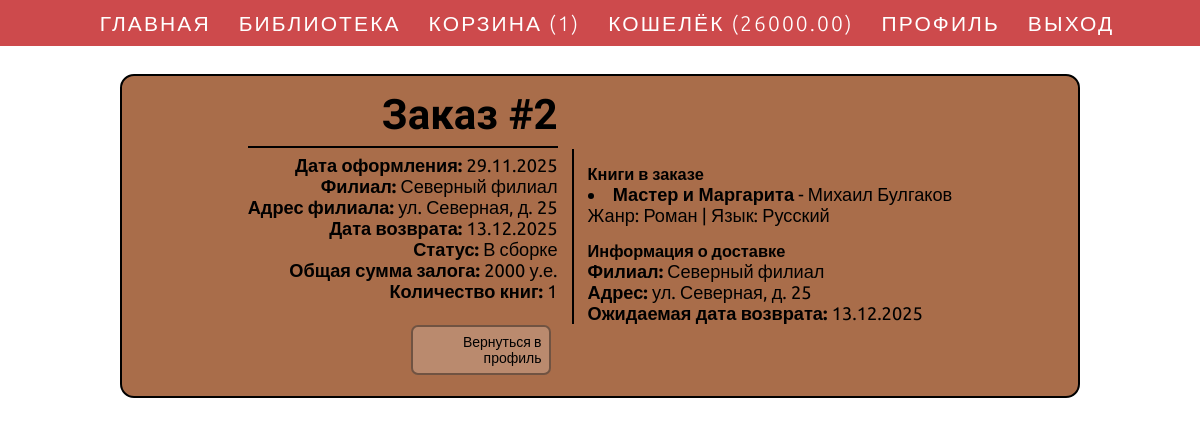
Page /order.html/2 (signed in) on the committed database.
### app.py (models this page shows)
class User(UserMixin, db.Model):
    id = db.Column(db.Integer, primary_key=True)
    last_name = db.Column(db.String(255), nullable=False) # Фамилия
    first_name = db.Column(db.String(255), nullable=False) # Имя
    patronymic = db.Column(db.String(255)) # Отчество
    email = db.Column(db.String(255), unique=True, nullable=False) # Почта
    phone = db.Column(db.String(20), nullable=False) # Телефон
    password_hash = db.Column(db.String(255), nullable=False) # Пароль (в хэш через wekzeug)
    deposit = db.Column(db.Numeric(10, 2), default=0.00) # Текущий баланс счета
    created_at = db.Column(db.DateTime, default=datetime.utcnow) # Времядата создания аккаунта
    tariff_id = db.Column(db.Integer, db.ForeignKey('tariff.id')) # Тариф, выбранный пользователем
    cart_items = db.relationship('CartItem', backref='user', lazy=True, cascade='all, delete-orphan')
    orders = db.relationship('Order', backref='user', lazy=True)
    deposit_transactions = db.relationship('DepositTransaction', backref='user', lazy=True)

class Order(db.Model):
    id = db.Column(db.Integer, primary_key=True)
    total_deposit = db.Column(db.Numeric(10, 2), nullable=False) # Общая сумма заказа
    status = db.Column(db.Enum('assembling', 'delivery', 'delivered', 'returned', name='order_status'), default='assembling') # Статус заказа: в сборке, в доставке, доставлен, возвращен
    created_at = db.Column(db.DateTime, default=datetime.utcnow) # Датавремя создания заказа
    picked_up_at = db.Column(db.DateTime) # Датавремя забирания заказа пользователем из филиала
    due_return_date = db.Column(db.Date) # Дата конца аренды
    actual_return_date = db.Column(db.Date) # Дата возвращения заказа пользователем
    penalty_amount = db.Column(db.Numeric(10, 2), default=0.00) # Сумма штрафа за просрочку
    user_id = db.Column(db.Integer, db.ForeignKey('user.id'), nullable=False) # Пользователь, которому принадлежит заказ
    branch_id = db.Column(db.Integer, db.ForeignKey('branch.id'), nullable=False) # Филиал, в который оформлен заказ
    order_items = db.relationship('OrderItem', backref='order', lazy=True, cascade='all, delete-orphan')
    deposit_transactions = db.relationship('DepositTransaction', backref='order', lazy=True)

class Branch(db.Model):
    id = db.Column(db.Integer, primary_key=True)
    name = db.Column(db.String(255), nullable=False) # Название филиала
    address = db.Column(db.Text, nullable=False) # Адрес
    orders = db.relationship('Order', backref='branch', lazy=True)

class Book(db.Model):
    id = db.Column(db.Integer, primary_key=True)
    title = db.Column(db.String(255), nullable=False) # Название книги
    author = db.Column(db.String(255), nullable=False) # Автор книги
    genre = db.Column(db.String(100), nullable=False)  # Жанр
    language = db.Column(db.String(50), nullable=False, default='Русский')  # Язык
    publisher = db.Column(db.String(255))  # Издательство
    description = db.Column(db.Text)  # Описание книги
    image_url = db.Column(db.String(500))  # URL для обложки
    is_available = db.Column(db.Boolean, default=True, nullable=False)  # Доступна ли книга для аренды
    cart_items = db.relationship('CartItem', backref='book', lazy=True, cascade='all, delete-orphan')
    order_items = db.relationship('OrderItem', backref='book', lazy=True)

### app.py (the view)
@app.route("/order.html/<int:order_id>")
@login_required
def order_detail(order_id):
    order = Order.query.get_or_404(order_id)
    if order.user_id != current_user.id:
        flash('Доступ запрещен')
        return redirect(url_for('profile'))
    order_items = OrderItem.query.filter_by(order_id=order.id).all()
    books = [item.book for item in order_items]
    created_date = order.created_at.strftime('%d.%m.%Y') if order.created_at else None
    start_date = order.picked_up_at.strftime('%d.%m.%Y') if order.picked_up_at else None
    end_date = order.due_return_date.strftime('%d.%m.%Y') if order.due_return_date else None
    status_map = {
        'assembling': 'В сборке',
        'delivery': 'В доставке',
        'delivered': 'Доставлен',
        'returned': 'Возвращен'
    }
    status_ru = status_map.get(order.status, order.status)
    return render_template("order.html", current_user=current_user, order=order,
                         books=books, created_date=created_date, start_date=start_date,
                         end_date=end_date, status_ru=status_ru, branch=order.branch)

### app.py (called while the page is built)
@login_manager.user_loader
def load_user(user_id):
    return User.query.get(int(user_id))

@app.context_processor
def inject_cart_count():
    if current_user.is_authenticated:
        cart_count = CartItem.query.filter_by(user_id=current_user.id).count()
    else:
        cart_count = 0
    return dict(cart_count=cart_count)

### templates/order.html (shortened to what this page needs)
<!DOCTYPE html>
<html lang='en-EN'>
  <head>
    <link href='../static/styles.css' rel='stylesheet'>
  </head>
  <body>
    <div class="wrapper">
      <nav>
        <a href='../index.html' title='Главная'>Главная</a>
        <a href='../booklist.html' title='Библиотека'>Библиотека</a>
        <a href='../cart.html' title='Корзина'>Корзина ({{cart_count}})</a>
        <a href='../wallet.html' title='Счёт'>Кошелёк ({{current_user.deposit}})</a>
        <a href='../profile.html' title='Профиль'>Профиль</a>
        <a href='../logout.html' title='Выход'>Выход</a>
      </nav>
      <main>
        <div class='section'>
          <div class='left'>
            <h2>Заказ #{{ order.id }}</h2>
            {% if created_date %}
            <p><strong>Дата оформления:</strong> {{ created_date }}</p>
            {% endif %}
            {% if branch %}
            <p><strong>Филиал:</strong> {{ branch.name }}</p>
            <p><strong>Адрес филиала:</strong> {{ branch.address }}</p>
            {% endif %}
            {% if end_date %}
            <p><strong>Дата возврата:</strong> {{ end_date }}</p>
            {% endif %}
            <p><strong>Статус:</strong> {{ status_ru }}</p>
            <p><strong>Общая сумма залога:</strong> {{ order.total_deposit|int }} у.е.</p>
            <p><strong>Количество книг:</strong> {{ books|length }}</p>
            <br>
            <a href='../profile.html'><div class='card'>Вернуться в профиль</div></a>
          </div>
          <div class='line' style='text-align: left;'>
            <br>
            <h3>Книги в заказе</h3>
            <ul>
              {% for book in books %}
              <li><a href="../book.html/{{ book.id }}"><strong>{{ book.title }}</strong> - {{ book.author }}</a>
                <p>Жанр: {{ book.genre }} | Язык: {{ book.language }}</p>
              </li>
              {% endfor %}
            </ul>
            <br>
            <h3>Информация о доставке</h3>
            {% if branch %}
            <p><strong>Филиал:</strong> {{ branch.name }}</p>
            <p><strong>Адрес:</strong> {{ branch.address }}</p>
            {% endif %}
            {% if end_date %}
            <p><strong>Ожидаемая дата возврата:</strong> {{ end_date }}</p>
            {% endif %}
          </div>
        </div>
      </main>
    </div>
  </body>
</html>

### static/styles.css (style rules this page uses)
@media only screen and (min-width: 1100px) and (max-width: 1499px) { :root { font-size: 14px; } }
@media only screen and (min-width: 1100px) and (max-width: 1499px) { main { min-height: 100%; } }
@media only screen and (min-width: 1100px) and (max-width: 1499px) { .card { padding: 0.5rem !important; } }
* { margin: 0; padding: 0; -webkit-box-sizing: border-box; box-sizing: border-box; font-family: 'Ubuntu', sans-serif; }
body { width: 100%; background: url('src/background.png'); background-size: cover; }
.wrapper { display: flex; flex: 1 1 auto; flex-direction: column; min-height: 100vh; }
nav { background-color: #cd4a4c; width: 100%; font-weight: 300; letter-spacing: 0.15rem; -ms-flex-wrap: wrap; flex-wrap: wrap; display: -webkit-inline-flex; display: -ms-inline-flexbox; display: inline-flex; -webkit-box-pack: center; -ms-flex-pack: center; justify-content: center; padding: 0 0 0 1rem; position: sticky; top: 0; z-index: 2; -webkit-user-select: none; -moz-user-select: none; -ms-user-select: none; user-select: none; }
nav a { padding: 0.75rem 1rem; font-size: 1.5rem; color: white; text-decoration: none; text-transform: uppercase; cursor: pointer; background-color: #cd4a4c; }
main { display: -webkit-box; display: -ms-flexbox; display: flex; -webkit-box-orient: vertical; -webkit-box-direction: normal; -ms-flex-direction: column; flex-direction: column; -webkit-box-align: center; -ms-flex-align: center; align-items: center; padding: 2rem 0 0 0; flex: 1 1 auto; }
.section { padding: 0.5rem 0; width: 80%; margin-bottom: 3rem; background-color: rgba(140, 60, 14, 0.75); border-radius: 1rem; border: 0.2rem solid rgba(0, 0, 0, 1); -webkit-box-align: center; -ms-flex-align: center; align-items: center; display: -webkit-inline-flex; display: -ms-inline-flexbox; display: inline-flex; -ms-flex-wrap: wrap; flex-wrap: wrap; -webkit-box-pack: center; -ms-flex-pack: center; justify-content: center; z-index: 0; }
.section div { margin: 0.5rem 0.5rem 0.5rem 0.5rem; max-width: 45%; -webkit-box-pack: center; -ms-flex-pack: center; justify-content: center; }
.section h2 { border-bottom: 2px solid black; font-weight: bolder; }
.section h3 { font-weight: 600; }
.section p { font-size: 1.3rem; line-height: 1.5rem; }
.line { margin-left: 0; padding-left: 1rem; border-left: 2px solid black; text-align: center; }
.left { text-align: right; }
.card { background-color: rgba(255, 255, 255, 0.2); color: black; padding: 0.5rem 1rem; border-radius: 0.5rem; display: -webkit-inline-flex; display: -ms-inline-flexbox; display: inline-flex; -webkit-box-align: center; -ms-flex-align: center; align-items: center; -webkit-box-pack: start !important; -ms-flex-pack: start !important; justify-content: left !important; border: 2px solid rgba(0, 0, 0, 0.4); -webkit-user-select: none; -moz-user-select: none; -ms-user-select: none; user-select: none; }
ul, ol { list-style-position: inside; font-size: 1.3rem; line-height: 1.5rem; }
h2 { padding-bottom: 0.5rem; margin-bottom: 0.5rem; font-size: 3rem; font-weight: 550; font-family: "Sofia Sans", sans-serif; }
a { color: black; text-decoration: none; }

### rows in the picture
User: deposit "26000.00"
Order: id "2", total_deposit "2000"
Branch: name "Северный филиал", address "ул. Северная, д. 25"
Book: title "Мастер и Маргарита", author "Михаил Булгаков", genre "Роман", language "Русский"

### other values in the picture
{{ cart_count }} "1"
{{ created_date }} "29.11.2025"
{{ end_date }} "13.12.2025"
{{ status_ru }} "В сборке"
{{ books|length }} "1"
